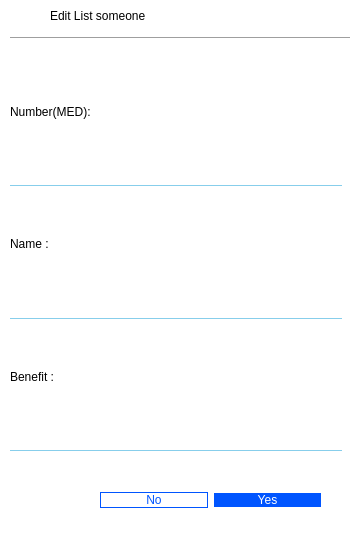
<?xml version="1.0" encoding="UTF-8"?>
<ui version="4.0">
 <class>MedUpdate</class>
 <widget class="QDialog" name="MedUpdate">
  <property name="geometry">
   <rect>
    <x>0</x>
    <y>0</y>
    <width>350</width>
    <height>550</height>
   </rect>
  </property>
  <property name="windowTitle">
   <string>Dialog</string>
  </property>
  <property name="styleSheet">
   <string notr="true">QDialog
{
	background-color: rgb(255, 255, 255);
}</string>
  </property>
  <widget class="QLabel" name="label_4">
   <property name="geometry">
    <rect>
     <x>50</x>
     <y>0</y>
     <width>361</width>
     <height>31</height>
    </rect>
   </property>
   <property name="styleSheet">
    <string notr="true">font: 16pt &quot;Snap ITC&quot;;</string>
   </property>
   <property name="text">
    <string>Edit List someone</string>
   </property>
  </widget>
  <widget class="QWidget" name="verticalLayoutWidget">
   <property name="geometry">
    <rect>
     <x>10</x>
     <y>60</y>
     <width>332</width>
     <height>391</height>
    </rect>
   </property>
   <layout class="QVBoxLayout" name="verticalLayout">
    <item>
     <widget class="QLabel" name="label_3">
      <property name="styleSheet">
       <string notr="true">font: 16pt &quot;Snap ITC&quot;;</string>
      </property>
      <property name="text">
       <string>Number(MED):</string>
      </property>
     </widget>
    </item>
    <item>
     <widget class="QLineEdit" name="lineEdit_2">
      <property name="styleSheet">
       <string notr="true">QLineEdit
{
	border-top:none;
	border-rigth:none;
	border-left:none;	
	border-bottom:1px solid skyblue;	
	font: 11pt &quot;Segoe Script&quot;;
}</string>
      </property>
     </widget>
    </item>
    <item>
     <widget class="QLabel" name="label_2">
      <property name="styleSheet">
       <string notr="true">font: 16pt &quot;Snap ITC&quot;;</string>
      </property>
      <property name="text">
       <string>Name :</string>
      </property>
     </widget>
    </item>
    <item>
     <widget class="QLineEdit" name="lineEdit">
      <property name="styleSheet">
       <string notr="true">QLineEdit
{
	border-top:none;
	border-rigth:none;
	border-left:none;	
	border-bottom:1px solid skyblue;
	font: 11pt &quot;Segoe Script&quot;;
}</string>
      </property>
     </widget>
    </item>
    <item>
     <widget class="QLabel" name="label">
      <property name="styleSheet">
       <string notr="true">font: 16pt &quot;Snap ITC&quot;;</string>
      </property>
      <property name="text">
       <string>Benefit :</string>
      </property>
     </widget>
    </item>
    <item>
     <widget class="QLineEdit" name="lineEdit_3">
      <property name="styleSheet">
       <string notr="true">QLineEdit
{
	border-top:none;
	border-rigth:none;
	border-left:none;	
	border-bottom:1px solid skyblue;
	font: 11pt &quot;Segoe Script&quot;;
}</string>
      </property>
     </widget>
    </item>
   </layout>
  </widget>
  <widget class="QWidget" name="horizontalLayoutWidget">
   <property name="geometry">
    <rect>
     <x>100</x>
     <y>480</y>
     <width>221</width>
     <height>41</height>
    </rect>
   </property>
   <layout class="QHBoxLayout" name="horizontalLayout">
    <item>
     <widget class="QPushButton" name="pushButton">
      <property name="cursor">
       <cursorShape>PointingHandCursor</cursorShape>
      </property>
      <property name="styleSheet">
       <string notr="true">QPushButton
{
font: 16pt &quot;Snap ITC&quot;;
}
QPushButton
{
	font: 16pt &quot;Snap ITC&quot;;

	background-color: rgb(255, 255, 255);
	color:rgb(0, 85, 255) ;
	border-color: rgb(0,85,255);
	border-style: solid 5px;
	border : 1px solid rgb(0,85,255);
	border-radius: 10px;
}
QPushButton:hover
{
border : 2px solid rgb(0,0,255);
color : rgb(0, 0, 255);
}
</string>
      </property>
      <property name="text">
       <string>No</string>
      </property>
     </widget>
    </item>
    <item>
     <widget class="QPushButton" name="pushButton_3">
      <property name="cursor">
       <cursorShape>PointingHandCursor</cursorShape>
      </property>
      <property name="styleSheet">
       <string notr="true">QPushButton
{
font: 16pt &quot;Snap ITC&quot;;
}
QPushButton
{
	/*font: 16pt &quot;Snap ITC&quot;;*/
}
QPushButton
{
	color: rgb(255, 255, 255);
	background-color: rgb(0, 85, 255) ;
	border-radius: 10px;
	font: 14pt &quot;Snap ITC&quot;;
}
QPushButton:hover
{
	/*background-color: rgb(255, 0, 127);*/
	background-color: rgb(255, 255, 255);
	color:  rgb(0, 85, 255) ;
	border-color:rgb(0, 85, 255) ;
	border-style: solid 5px;
	border : 1px solid rgb(0, 85, 255) ;
	border-radius: 10px;
}
</string>
      </property>
      <property name="text">
       <string>Yes</string>
      </property>
     </widget>
    </item>
   </layout>
  </widget>
  <widget class="Line" name="line">
   <property name="geometry">
    <rect>
     <x>10</x>
     <y>30</y>
     <width>411</width>
     <height>16</height>
    </rect>
   </property>
   <property name="orientation">
    <enum>Qt::Horizontal</enum>
   </property>
  </widget>
 </widget>
 <resources/>
 <connections/>
</ui>
